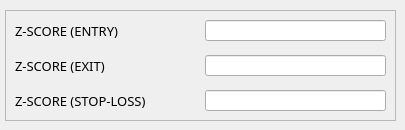
      <widget class="QWidget" name="tab_19">
       <attribute name="title">
        <string>EG</string>
       </attribute>
       <widget class="QFrame" name="frame_11">
        <property name="geometry">
         <rect>
          <x>5</x>
          <y>10</y>
          <width>391</width>
          <height>111</height>
         </rect>
        </property>
        <property name="frameShape">
         <enum>QFrame::StyledPanel</enum>
        </property>
        <property name="frameShadow">
         <enum>QFrame::Raised</enum>
        </property>
        <widget class="QLineEdit" name="lineEdit_24">
         <property name="geometry">
          <rect>
           <x>200</x>
           <y>10</y>
           <width>181</width>
           <height>21</height>
          </rect>
         </property>
        </widget>
        <widget class="QLineEdit" name="lineEdit_31">
         <property name="geometry">
          <rect>
           <x>200</x>
           <y>45</y>
           <width>181</width>
           <height>21</height>
          </rect>
         </property>
        </widget>
        <widget class="QLabel" name="label_24">
         <property name="geometry">
          <rect>
           <x>10</x>
           <y>10</y>
           <width>131</width>
           <height>21</height>
          </rect>
         </property>
         <property name="font">
          <font>
           <family>FixedsysTTF</family>
           <pointsize>10</pointsize>
           <weight>50</weight>
           <italic>false</italic>
           <bold>false</bold>
           <underline>false</underline>
           <strikeout>false</strikeout>
           <kerning>true</kerning>
          </font>
         </property>
         <property name="text">
          <string>Z-SCORE (ENTRY)</string>
         </property>
        </widget>
        <widget class="QLabel" name="label_25">
         <property name="geometry">
          <rect>
           <x>10</x>
           <y>45</y>
           <width>116</width>
           <height>21</height>
          </rect>
         </property>
         <property name="font">
          <font>
           <family>FixedsysTTF</family>
           <pointsize>10</pointsize>
           <weight>50</weight>
           <italic>false</italic>
           <bold>false</bold>
           <underline>false</underline>
           <strikeout>false</strikeout>
           <kerning>true</kerning>
          </font>
         </property>
         <property name="text">
          <string>Z-SCORE (EXIT)</string>
         </property>
        </widget>
        <widget class="QLabel" name="label_26">
         <property name="geometry">
          <rect>
           <x>10</x>
           <y>80</y>
           <width>161</width>
           <height>21</height>
          </rect>
         </property>
         <property name="font">
          <font>
           <family>FixedsysTTF</family>
           <pointsize>10</pointsize>
           <weight>50</weight>
           <italic>false</italic>
           <bold>false</bold>
           <underline>false</underline>
           <strikeout>false</strikeout>
           <kerning>true</kerning>
          </font>
         </property>
         <property name="text">
          <string>Z-SCORE (STOP-LOSS)</string>
         </property>
        </widget>
        <widget class="QLineEdit" name="lineEdit_35">
         <property name="geometry">
          <rect>
           <x>200</x>
           <y>80</y>
           <width>181</width>
           <height>21</height>
          </rect>
         </property>
        </widget>
       </widget>
      </widget>
